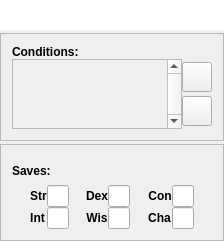
<?xml version="1.0" encoding="UTF-8"?>
<ui version="4.0">
 <class>BattleCombatantFrame</class>
 <widget class="QFrame" name="BattleCombatantFrame">
  <property name="geometry">
   <rect>
    <x>0</x>
    <y>0</y>
    <width>224</width>
    <height>241</height>
   </rect>
  </property>
  <property name="windowTitle">
   <string>Frame</string>
  </property>
  <property name="styleSheet">
   <string notr="true">background-image: url(:/img/data/parchment.jpg);</string>
  </property>
  <layout class="QHBoxLayout" name="horizontalLayout">
   <property name="spacing">
    <number>3</number>
   </property>
   <property name="leftMargin">
    <number>0</number>
   </property>
   <property name="topMargin">
    <number>0</number>
   </property>
   <property name="rightMargin">
    <number>0</number>
   </property>
   <property name="bottomMargin">
    <number>0</number>
   </property>
   <item>
    <layout class="QVBoxLayout" name="verticalLayout">
     <property name="spacing">
      <number>3</number>
     </property>
     <item>
      <widget class="QLineEdit" name="edtName">
       <property name="enabled">
        <bool>true</bool>
       </property>
       <property name="sizePolicy">
        <sizepolicy hsizetype="Preferred" vsizetype="Fixed">
         <horstretch>0</horstretch>
         <verstretch>0</verstretch>
        </sizepolicy>
       </property>
       <property name="minimumSize">
        <size>
         <width>0</width>
         <height>30</height>
        </size>
       </property>
       <property name="maximumSize">
        <size>
         <width>16777215</width>
         <height>30</height>
        </size>
       </property>
       <property name="font">
        <font>
         <weight>75</weight>
         <bold>true</bold>
        </font>
       </property>
       <property name="focusPolicy">
        <enum>Qt::NoFocus</enum>
       </property>
       <property name="frame">
        <bool>false</bool>
       </property>
       <property name="alignment">
        <set>Qt::AlignCenter</set>
       </property>
       <property name="readOnly">
        <bool>true</bool>
       </property>
      </widget>
     </item>
     <item>
      <widget class="QFrame" name="frameInfo">
       <property name="frameShape">
        <enum>QFrame::StyledPanel</enum>
       </property>
       <property name="frameShadow">
        <enum>QFrame::Raised</enum>
       </property>
       <layout class="QGridLayout" name="gridLayout_9">
        <property name="leftMargin">
         <number>0</number>
        </property>
        <property name="topMargin">
         <number>0</number>
        </property>
        <property name="rightMargin">
         <number>0</number>
        </property>
        <property name="bottomMargin">
         <number>0</number>
        </property>
        <property name="spacing">
         <number>0</number>
        </property>
        <item row="1" column="0">
         <widget class="QLabel" name="lblFrameStrengthLeft_4">
          <property name="sizePolicy">
           <sizepolicy hsizetype="Fixed" vsizetype="Ignored">
            <horstretch>0</horstretch>
            <verstretch>0</verstretch>
           </sizepolicy>
          </property>
          <property name="minimumSize">
           <size>
            <width>10</width>
            <height>0</height>
           </size>
          </property>
          <property name="maximumSize">
           <size>
            <width>10</width>
            <height>16777215</height>
           </size>
          </property>
          <property name="pixmap">
           <pixmap resource="resources.qrc">:/img/data/character_stat_left.png</pixmap>
          </property>
          <property name="scaledContents">
           <bool>true</bool>
          </property>
         </widget>
        </item>
        <item row="2" column="0">
         <widget class="QLabel" name="lblFrameStrengthBottomLeft_4">
          <property name="sizePolicy">
           <sizepolicy hsizetype="Fixed" vsizetype="Fixed">
            <horstretch>0</horstretch>
            <verstretch>0</verstretch>
           </sizepolicy>
          </property>
          <property name="minimumSize">
           <size>
            <width>11</width>
            <height>11</height>
           </size>
          </property>
          <property name="maximumSize">
           <size>
            <width>11</width>
            <height>11</height>
           </size>
          </property>
          <property name="pixmap">
           <pixmap resource="resources.qrc">:/img/data/character_stat_bottomleft.png</pixmap>
          </property>
          <property name="scaledContents">
           <bool>true</bool>
          </property>
         </widget>
        </item>
        <item row="0" column="0">
         <widget class="QLabel" name="lblFrameStrengthTopLeft_4">
          <property name="sizePolicy">
           <sizepolicy hsizetype="Fixed" vsizetype="Fixed">
            <horstretch>0</horstretch>
            <verstretch>0</verstretch>
           </sizepolicy>
          </property>
          <property name="minimumSize">
           <size>
            <width>11</width>
            <height>11</height>
           </size>
          </property>
          <property name="maximumSize">
           <size>
            <width>11</width>
            <height>11</height>
           </size>
          </property>
          <property name="text">
           <string/>
          </property>
          <property name="pixmap">
           <pixmap resource="resources.qrc">:/img/data/character_stat_topleft.png</pixmap>
          </property>
          <property name="scaledContents">
           <bool>true</bool>
          </property>
         </widget>
        </item>
        <item row="1" column="2">
         <widget class="QLabel" name="lblFrameStrengthRight_4">
          <property name="sizePolicy">
           <sizepolicy hsizetype="Fixed" vsizetype="Ignored">
            <horstretch>0</horstretch>
            <verstretch>0</verstretch>
           </sizepolicy>
          </property>
          <property name="minimumSize">
           <size>
            <width>11</width>
            <height>0</height>
           </size>
          </property>
          <property name="maximumSize">
           <size>
            <width>11</width>
            <height>16777215</height>
           </size>
          </property>
          <property name="pixmap">
           <pixmap resource="resources.qrc">:/img/data/character_stat_right.png</pixmap>
          </property>
          <property name="scaledContents">
           <bool>true</bool>
          </property>
         </widget>
        </item>
        <item row="2" column="2">
         <widget class="QLabel" name="lblFrameStrengthBottomRight_4">
          <property name="sizePolicy">
           <sizepolicy hsizetype="Fixed" vsizetype="Fixed">
            <horstretch>0</horstretch>
            <verstretch>0</verstretch>
           </sizepolicy>
          </property>
          <property name="minimumSize">
           <size>
            <width>11</width>
            <height>11</height>
           </size>
          </property>
          <property name="maximumSize">
           <size>
            <width>11</width>
            <height>11</height>
           </size>
          </property>
          <property name="pixmap">
           <pixmap resource="resources.qrc">:/img/data/character_stat_bottomright.png</pixmap>
          </property>
          <property name="scaledContents">
           <bool>true</bool>
          </property>
         </widget>
        </item>
        <item row="0" column="1">
         <widget class="QLabel" name="lblFrameStrengthTop_4">
          <property name="sizePolicy">
           <sizepolicy hsizetype="Ignored" vsizetype="Fixed">
            <horstretch>0</horstretch>
            <verstretch>0</verstretch>
           </sizepolicy>
          </property>
          <property name="minimumSize">
           <size>
            <width>0</width>
            <height>11</height>
           </size>
          </property>
          <property name="maximumSize">
           <size>
            <width>16777215</width>
            <height>11</height>
           </size>
          </property>
          <property name="pixmap">
           <pixmap resource="resources.qrc">:/img/data/character_stat_top.png</pixmap>
          </property>
          <property name="scaledContents">
           <bool>true</bool>
          </property>
         </widget>
        </item>
        <item row="2" column="1">
         <widget class="QLabel" name="lblFrameStrengthBottom_4">
          <property name="sizePolicy">
           <sizepolicy hsizetype="Ignored" vsizetype="Ignored">
            <horstretch>0</horstretch>
            <verstretch>0</verstretch>
           </sizepolicy>
          </property>
          <property name="minimumSize">
           <size>
            <width>0</width>
            <height>11</height>
           </size>
          </property>
          <property name="maximumSize">
           <size>
            <width>16777215</width>
            <height>11</height>
           </size>
          </property>
          <property name="pixmap">
           <pixmap resource="resources.qrc">:/img/data/character_stat_bottom.png</pixmap>
          </property>
          <property name="scaledContents">
           <bool>true</bool>
          </property>
         </widget>
        </item>
        <item row="1" column="1">
         <widget class="QFrame" name="frameInfoContents">
          <property name="frameShape">
           <enum>QFrame::NoFrame</enum>
          </property>
          <property name="frameShadow">
           <enum>QFrame::Raised</enum>
          </property>
          <layout class="QVBoxLayout" name="verticalLayout_4">
           <property name="spacing">
            <number>0</number>
           </property>
           <property name="leftMargin">
            <number>0</number>
           </property>
           <property name="topMargin">
            <number>0</number>
           </property>
           <property name="rightMargin">
            <number>0</number>
           </property>
           <property name="bottomMargin">
            <number>0</number>
           </property>
           <item>
            <widget class="QLabel" name="label_61">
             <property name="sizePolicy">
              <sizepolicy hsizetype="Maximum" vsizetype="Preferred">
               <horstretch>0</horstretch>
               <verstretch>0</verstretch>
              </sizepolicy>
             </property>
             <property name="font">
              <font>
               <weight>75</weight>
               <bold>true</bold>
              </font>
             </property>
             <property name="text">
              <string>Conditions:</string>
             </property>
             <property name="alignment">
              <set>Qt::AlignLeading|Qt::AlignLeft|Qt::AlignVCenter</set>
             </property>
            </widget>
           </item>
           <item>
            <layout class="QHBoxLayout" name="horizontalLayout_2">
             <property name="spacing">
              <number>0</number>
             </property>
             <item>
              <widget class="QScrollArea" name="conditionScrollArea">
               <property name="sizePolicy">
                <sizepolicy hsizetype="Preferred" vsizetype="Preferred">
                 <horstretch>0</horstretch>
                 <verstretch>0</verstretch>
                </sizepolicy>
               </property>
               <property name="minimumSize">
                <size>
                 <width>136</width>
                 <height>70</height>
                </size>
               </property>
               <property name="verticalScrollBarPolicy">
                <enum>Qt::ScrollBarAlwaysOn</enum>
               </property>
               <property name="horizontalScrollBarPolicy">
                <enum>Qt::ScrollBarAlwaysOff</enum>
               </property>
               <property name="widgetResizable">
                <bool>true</bool>
               </property>
               <widget class="QWidget" name="scrollAreaWidgetContents">
                <property name="geometry">
                 <rect>
                  <x>0</x>
                  <y>0</y>
                  <width>120</width>
                  <height>68</height>
                 </rect>
                </property>
               </widget>
              </widget>
             </item>
             <item>
              <layout class="QVBoxLayout" name="verticalLayout_2">
               <property name="spacing">
                <number>1</number>
               </property>
               <item>
                <widget class="QPushButton" name="btnEditConditions">
                 <property name="minimumSize">
                  <size>
                   <width>30</width>
                   <height>30</height>
                  </size>
                 </property>
                 <property name="maximumSize">
                  <size>
                   <width>30</width>
                   <height>30</height>
                  </size>
                 </property>
                 <property name="text">
                  <string/>
                 </property>
                 <property name="icon">
                  <iconset resource="resources.qrc">
                   <normaloff>:/img/data/icon_edit.png</normaloff>:/img/data/icon_edit.png</iconset>
                 </property>
                 <property name="iconSize">
                  <size>
                   <width>24</width>
                   <height>24</height>
                  </size>
                 </property>
                </widget>
               </item>
               <item>
                <widget class="QPushButton" name="btnRemoveConditions">
                 <property name="minimumSize">
                  <size>
                   <width>30</width>
                   <height>30</height>
                  </size>
                 </property>
                 <property name="maximumSize">
                  <size>
                   <width>30</width>
                   <height>30</height>
                  </size>
                 </property>
                 <property name="text">
                  <string/>
                 </property>
                 <property name="icon">
                  <iconset resource="resources.qrc">
                   <normaloff>:/img/data/icon_remove.png</normaloff>:/img/data/icon_remove.png</iconset>
                 </property>
                 <property name="iconSize">
                  <size>
                   <width>24</width>
                   <height>24</height>
                  </size>
                 </property>
                </widget>
               </item>
              </layout>
             </item>
            </layout>
           </item>
          </layout>
         </widget>
        </item>
        <item row="0" column="2">
         <widget class="QLabel" name="lblFrameStrengthTopRight_4">
          <property name="sizePolicy">
           <sizepolicy hsizetype="Fixed" vsizetype="Fixed">
            <horstretch>0</horstretch>
            <verstretch>0</verstretch>
           </sizepolicy>
          </property>
          <property name="minimumSize">
           <size>
            <width>11</width>
            <height>11</height>
           </size>
          </property>
          <property name="maximumSize">
           <size>
            <width>11</width>
            <height>11</height>
           </size>
          </property>
          <property name="text">
           <string/>
          </property>
          <property name="pixmap">
           <pixmap resource="resources.qrc">:/img/data/character_stat_topright.png</pixmap>
          </property>
          <property name="scaledContents">
           <bool>true</bool>
          </property>
         </widget>
        </item>
       </layout>
      </widget>
     </item>
     <item>
      <widget class="QFrame" name="frameStats">
       <property name="frameShape">
        <enum>QFrame::StyledPanel</enum>
       </property>
       <property name="frameShadow">
        <enum>QFrame::Raised</enum>
       </property>
       <layout class="QGridLayout" name="gridLayout_10">
        <property name="leftMargin">
         <number>0</number>
        </property>
        <property name="topMargin">
         <number>0</number>
        </property>
        <property name="rightMargin">
         <number>0</number>
        </property>
        <property name="bottomMargin">
         <number>0</number>
        </property>
        <property name="spacing">
         <number>0</number>
        </property>
        <item row="1" column="0">
         <widget class="QLabel" name="lblFrameStrengthLeft">
          <property name="sizePolicy">
           <sizepolicy hsizetype="Fixed" vsizetype="Ignored">
            <horstretch>0</horstretch>
            <verstretch>0</verstretch>
           </sizepolicy>
          </property>
          <property name="minimumSize">
           <size>
            <width>10</width>
            <height>0</height>
           </size>
          </property>
          <property name="maximumSize">
           <size>
            <width>10</width>
            <height>16777215</height>
           </size>
          </property>
          <property name="pixmap">
           <pixmap resource="resources.qrc">:/img/data/character_stat_left.png</pixmap>
          </property>
          <property name="scaledContents">
           <bool>true</bool>
          </property>
         </widget>
        </item>
        <item row="1" column="2">
         <widget class="QLabel" name="lblFrameStrengthRight">
          <property name="sizePolicy">
           <sizepolicy hsizetype="Fixed" vsizetype="Ignored">
            <horstretch>0</horstretch>
            <verstretch>0</verstretch>
           </sizepolicy>
          </property>
          <property name="minimumSize">
           <size>
            <width>11</width>
            <height>0</height>
           </size>
          </property>
          <property name="maximumSize">
           <size>
            <width>11</width>
            <height>16777215</height>
           </size>
          </property>
          <property name="pixmap">
           <pixmap resource="resources.qrc">:/img/data/character_stat_right.png</pixmap>
          </property>
          <property name="scaledContents">
           <bool>true</bool>
          </property>
         </widget>
        </item>
        <item row="2" column="0">
         <widget class="QLabel" name="lblFrameStrengthBottomLeft">
          <property name="sizePolicy">
           <sizepolicy hsizetype="Fixed" vsizetype="Fixed">
            <horstretch>0</horstretch>
            <verstretch>0</verstretch>
           </sizepolicy>
          </property>
          <property name="minimumSize">
           <size>
            <width>11</width>
            <height>11</height>
           </size>
          </property>
          <property name="maximumSize">
           <size>
            <width>11</width>
            <height>11</height>
           </size>
          </property>
          <property name="pixmap">
           <pixmap resource="resources.qrc">:/img/data/character_stat_bottomleft.png</pixmap>
          </property>
          <property name="scaledContents">
           <bool>true</bool>
          </property>
         </widget>
        </item>
        <item row="0" column="0">
         <widget class="QLabel" name="lblFrameStrengthTopLeft">
          <property name="sizePolicy">
           <sizepolicy hsizetype="Fixed" vsizetype="Fixed">
            <horstretch>0</horstretch>
            <verstretch>0</verstretch>
           </sizepolicy>
          </property>
          <property name="minimumSize">
           <size>
            <width>11</width>
            <height>11</height>
           </size>
          </property>
          <property name="maximumSize">
           <size>
            <width>11</width>
            <height>11</height>
           </size>
          </property>
          <property name="text">
           <string/>
          </property>
          <property name="pixmap">
           <pixmap resource="resources.qrc">:/img/data/character_stat_topleft.png</pixmap>
          </property>
          <property name="scaledContents">
           <bool>true</bool>
          </property>
         </widget>
        </item>
        <item row="0" column="1">
         <widget class="QLabel" name="lblFrameStrengthTop_2">
          <property name="sizePolicy">
           <sizepolicy hsizetype="Ignored" vsizetype="Fixed">
            <horstretch>0</horstretch>
            <verstretch>0</verstretch>
           </sizepolicy>
          </property>
          <property name="minimumSize">
           <size>
            <width>0</width>
            <height>11</height>
           </size>
          </property>
          <property name="maximumSize">
           <size>
            <width>16777215</width>
            <height>11</height>
           </size>
          </property>
          <property name="pixmap">
           <pixmap resource="resources.qrc">:/img/data/character_stat_top.png</pixmap>
          </property>
          <property name="scaledContents">
           <bool>true</bool>
          </property>
         </widget>
        </item>
        <item row="0" column="2">
         <widget class="QLabel" name="lblFrameStrengthTopRight">
          <property name="sizePolicy">
           <sizepolicy hsizetype="Fixed" vsizetype="Fixed">
            <horstretch>0</horstretch>
            <verstretch>0</verstretch>
           </sizepolicy>
          </property>
          <property name="minimumSize">
           <size>
            <width>11</width>
            <height>11</height>
           </size>
          </property>
          <property name="maximumSize">
           <size>
            <width>11</width>
            <height>11</height>
           </size>
          </property>
          <property name="text">
           <string/>
          </property>
          <property name="pixmap">
           <pixmap resource="resources.qrc">:/img/data/character_stat_topright.png</pixmap>
          </property>
          <property name="scaledContents">
           <bool>true</bool>
          </property>
         </widget>
        </item>
        <item row="2" column="1">
         <widget class="QLabel" name="lblFrameStrengthBottom">
          <property name="sizePolicy">
           <sizepolicy hsizetype="Ignored" vsizetype="Ignored">
            <horstretch>0</horstretch>
            <verstretch>0</verstretch>
           </sizepolicy>
          </property>
          <property name="minimumSize">
           <size>
            <width>0</width>
            <height>11</height>
           </size>
          </property>
          <property name="maximumSize">
           <size>
            <width>16777215</width>
            <height>11</height>
           </size>
          </property>
          <property name="pixmap">
           <pixmap resource="resources.qrc">:/img/data/character_stat_bottom.png</pixmap>
          </property>
          <property name="scaledContents">
           <bool>true</bool>
          </property>
         </widget>
        </item>
        <item row="2" column="2">
         <widget class="QLabel" name="lblFrameStrengthBottomRight">
          <property name="sizePolicy">
           <sizepolicy hsizetype="Fixed" vsizetype="Fixed">
            <horstretch>0</horstretch>
            <verstretch>0</verstretch>
           </sizepolicy>
          </property>
          <property name="minimumSize">
           <size>
            <width>11</width>
            <height>11</height>
           </size>
          </property>
          <property name="maximumSize">
           <size>
            <width>11</width>
            <height>11</height>
           </size>
          </property>
          <property name="pixmap">
           <pixmap resource="resources.qrc">:/img/data/character_stat_bottomright.png</pixmap>
          </property>
          <property name="scaledContents">
           <bool>true</bool>
          </property>
         </widget>
        </item>
        <item row="1" column="1">
         <widget class="QFrame" name="frameStatsContents">
          <property name="sizePolicy">
           <sizepolicy hsizetype="Preferred" vsizetype="Preferred">
            <horstretch>0</horstretch>
            <verstretch>0</verstretch>
           </sizepolicy>
          </property>
          <property name="frameShape">
           <enum>QFrame::NoFrame</enum>
          </property>
          <property name="frameShadow">
           <enum>QFrame::Raised</enum>
          </property>
          <layout class="QVBoxLayout" name="verticalLayout_3">
           <property name="spacing">
            <number>0</number>
           </property>
           <property name="leftMargin">
            <number>0</number>
           </property>
           <property name="topMargin">
            <number>0</number>
           </property>
           <property name="rightMargin">
            <number>0</number>
           </property>
           <property name="bottomMargin">
            <number>0</number>
           </property>
           <item>
            <widget class="QLabel" name="label_60">
             <property name="sizePolicy">
              <sizepolicy hsizetype="Maximum" vsizetype="Preferred">
               <horstretch>0</horstretch>
               <verstretch>0</verstretch>
              </sizepolicy>
             </property>
             <property name="font">
              <font>
               <weight>75</weight>
               <bold>true</bold>
              </font>
             </property>
             <property name="text">
              <string>Saves:</string>
             </property>
             <property name="alignment">
              <set>Qt::AlignLeading|Qt::AlignLeft|Qt::AlignVCenter</set>
             </property>
            </widget>
           </item>
           <item>
            <layout class="QGridLayout" name="gridLayout">
             <item row="0" column="0">
              <spacer name="horizontalSpacer_4">
               <property name="orientation">
                <enum>Qt::Horizontal</enum>
               </property>
               <property name="sizeHint" stdset="0">
                <size>
                 <width>40</width>
                 <height>20</height>
                </size>
               </property>
              </spacer>
             </item>
             <item row="0" column="1">
              <widget class="QLabel" name="label_58">
               <property name="sizePolicy">
                <sizepolicy hsizetype="Maximum" vsizetype="Preferred">
                 <horstretch>0</horstretch>
                 <verstretch>0</verstretch>
                </sizepolicy>
               </property>
               <property name="font">
                <font>
                 <weight>75</weight>
                 <bold>true</bold>
                </font>
               </property>
               <property name="text">
                <string>Str</string>
               </property>
               <property name="alignment">
                <set>Qt::AlignCenter</set>
               </property>
              </widget>
             </item>
             <item row="0" column="2">
              <widget class="QLineEdit" name="edtStr">
               <property name="enabled">
                <bool>true</bool>
               </property>
               <property name="sizePolicy">
                <sizepolicy hsizetype="Maximum" vsizetype="Fixed">
                 <horstretch>0</horstretch>
                 <verstretch>0</verstretch>
                </sizepolicy>
               </property>
               <property name="maximumSize">
                <size>
                 <width>30</width>
                 <height>16777215</height>
                </size>
               </property>
               <property name="focusPolicy">
                <enum>Qt::NoFocus</enum>
               </property>
               <property name="alignment">
                <set>Qt::AlignCenter</set>
               </property>
               <property name="readOnly">
                <bool>true</bool>
               </property>
              </widget>
             </item>
             <item row="0" column="3">
              <spacer name="horizontalSpacer">
               <property name="orientation">
                <enum>Qt::Horizontal</enum>
               </property>
               <property name="sizeHint" stdset="0">
                <size>
                 <width>40</width>
                 <height>20</height>
                </size>
               </property>
              </spacer>
             </item>
             <item row="0" column="4">
              <widget class="QLabel" name="label_20">
               <property name="sizePolicy">
                <sizepolicy hsizetype="Maximum" vsizetype="Preferred">
                 <horstretch>0</horstretch>
                 <verstretch>0</verstretch>
                </sizepolicy>
               </property>
               <property name="font">
                <font>
                 <weight>75</weight>
                 <bold>true</bold>
                </font>
               </property>
               <property name="text">
                <string>Dex</string>
               </property>
               <property name="alignment">
                <set>Qt::AlignCenter</set>
               </property>
              </widget>
             </item>
             <item row="0" column="5">
              <widget class="QLineEdit" name="edtDex">
               <property name="enabled">
                <bool>true</bool>
               </property>
               <property name="sizePolicy">
                <sizepolicy hsizetype="Maximum" vsizetype="Fixed">
                 <horstretch>0</horstretch>
                 <verstretch>0</verstretch>
                </sizepolicy>
               </property>
               <property name="maximumSize">
                <size>
                 <width>30</width>
                 <height>16777215</height>
                </size>
               </property>
               <property name="focusPolicy">
                <enum>Qt::NoFocus</enum>
               </property>
               <property name="alignment">
                <set>Qt::AlignCenter</set>
               </property>
               <property name="readOnly">
                <bool>true</bool>
               </property>
              </widget>
             </item>
             <item row="0" column="6">
              <spacer name="horizontalSpacer_2">
               <property name="orientation">
                <enum>Qt::Horizontal</enum>
               </property>
               <property name="sizeHint" stdset="0">
                <size>
                 <width>40</width>
                 <height>20</height>
                </size>
               </property>
              </spacer>
             </item>
             <item row="0" column="7">
              <widget class="QLabel" name="label_21">
               <property name="sizePolicy">
                <sizepolicy hsizetype="Maximum" vsizetype="Preferred">
                 <horstretch>0</horstretch>
                 <verstretch>0</verstretch>
                </sizepolicy>
               </property>
               <property name="font">
                <font>
                 <weight>75</weight>
                 <bold>true</bold>
                </font>
               </property>
               <property name="text">
                <string>Con</string>
               </property>
               <property name="alignment">
                <set>Qt::AlignCenter</set>
               </property>
              </widget>
             </item>
             <item row="0" column="8">
              <widget class="QLineEdit" name="edtCon">
               <property name="enabled">
                <bool>true</bool>
               </property>
               <property name="sizePolicy">
                <sizepolicy hsizetype="Maximum" vsizetype="Fixed">
                 <horstretch>0</horstretch>
                 <verstretch>0</verstretch>
                </sizepolicy>
               </property>
               <property name="maximumSize">
                <size>
                 <width>30</width>
                 <height>16777215</height>
                </size>
               </property>
               <property name="focusPolicy">
                <enum>Qt::NoFocus</enum>
               </property>
               <property name="alignment">
                <set>Qt::AlignCenter</set>
               </property>
               <property name="readOnly">
                <bool>true</bool>
               </property>
              </widget>
             </item>
             <item row="0" column="9">
              <spacer name="horizontalSpacer_3">
               <property name="orientation">
                <enum>Qt::Horizontal</enum>
               </property>
               <property name="sizeHint" stdset="0">
                <size>
                 <width>40</width>
                 <height>20</height>
                </size>
               </property>
              </spacer>
             </item>
             <item row="1" column="1">
              <widget class="QLabel" name="label_59">
               <property name="sizePolicy">
                <sizepolicy hsizetype="Maximum" vsizetype="Preferred">
                 <horstretch>0</horstretch>
                 <verstretch>0</verstretch>
                </sizepolicy>
               </property>
               <property name="font">
                <font>
                 <weight>75</weight>
                 <bold>true</bold>
                </font>
               </property>
               <property name="text">
                <string>Int</string>
               </property>
               <property name="alignment">
                <set>Qt::AlignCenter</set>
               </property>
              </widget>
             </item>
             <item row="1" column="2">
              <widget class="QLineEdit" name="edtInt">
               <property name="enabled">
                <bool>true</bool>
               </property>
               <property name="sizePolicy">
                <sizepolicy hsizetype="Maximum" vsizetype="Fixed">
                 <horstretch>0</horstretch>
                 <verstretch>0</verstretch>
                </sizepolicy>
               </property>
               <property name="maximumSize">
                <size>
                 <width>30</width>
                 <height>16777215</height>
                </size>
               </property>
               <property name="focusPolicy">
                <enum>Qt::NoFocus</enum>
               </property>
               <property name="alignment">
                <set>Qt::AlignCenter</set>
               </property>
               <property name="readOnly">
                <bool>true</bool>
               </property>
              </widget>
             </item>
             <item row="1" column="4">
              <widget class="QLabel" name="label_22">
               <property name="sizePolicy">
                <sizepolicy hsizetype="Maximum" vsizetype="Preferred">
                 <horstretch>0</horstretch>
                 <verstretch>0</verstretch>
                </sizepolicy>
               </property>
               <property name="font">
                <font>
                 <weight>75</weight>
                 <bold>true</bold>
                </font>
               </property>
               <property name="text">
                <string>Wis</string>
               </property>
               <property name="alignment">
                <set>Qt::AlignCenter</set>
               </property>
              </widget>
             </item>
             <item row="1" column="5">
              <widget class="QLineEdit" name="edtWis">
               <property name="enabled">
                <bool>true</bool>
               </property>
               <property name="sizePolicy">
                <sizepolicy hsizetype="Maximum" vsizetype="Fixed">
                 <horstretch>0</horstretch>
                 <verstretch>0</verstretch>
                </sizepolicy>
               </property>
               <property name="maximumSize">
                <size>
                 <width>30</width>
                 <height>16777215</height>
                </size>
               </property>
               <property name="focusPolicy">
                <enum>Qt::NoFocus</enum>
               </property>
               <property name="alignment">
                <set>Qt::AlignCenter</set>
               </property>
               <property name="readOnly">
                <bool>true</bool>
               </property>
              </widget>
             </item>
             <item row="1" column="7">
              <widget class="QLabel" name="label_23">
               <property name="sizePolicy">
                <sizepolicy hsizetype="Maximum" vsizetype="Preferred">
                 <horstretch>0</horstretch>
                 <verstretch>0</verstretch>
                </sizepolicy>
               </property>
               <property name="font">
                <font>
                 <weight>75</weight>
                 <bold>true</bold>
                </font>
               </property>
               <property name="text">
                <string>Cha</string>
               </property>
               <property name="alignment">
                <set>Qt::AlignCenter</set>
               </property>
              </widget>
             </item>
             <item row="1" column="8">
              <widget class="QLineEdit" name="edtCha">
               <property name="enabled">
                <bool>true</bool>
               </property>
               <property name="sizePolicy">
                <sizepolicy hsizetype="Maximum" vsizetype="Fixed">
                 <horstretch>0</horstretch>
                 <verstretch>0</verstretch>
                </sizepolicy>
               </property>
               <property name="maximumSize">
                <size>
                 <width>30</width>
                 <height>16777215</height>
                </size>
               </property>
               <property name="focusPolicy">
                <enum>Qt::NoFocus</enum>
               </property>
               <property name="alignment">
                <set>Qt::AlignCenter</set>
               </property>
               <property name="readOnly">
                <bool>true</bool>
               </property>
              </widget>
             </item>
            </layout>
           </item>
          </layout>
         </widget>
        </item>
       </layout>
      </widget>
     </item>
    </layout>
   </item>
  </layout>
 </widget>
 <resources>
  <include location="resources.qrc"/>
 </resources>
 <connections/>
</ui>
